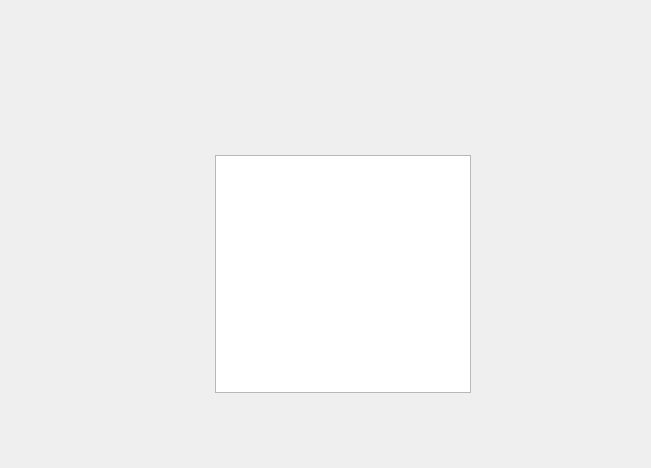
     <widget class="QWidget" name="page_basicSub">
      <layout class="QGridLayout" name="gridLayout_2">
       <property name="leftMargin">
        <number>0</number>
       </property>
       <property name="topMargin">
        <number>0</number>
       </property>
       <property name="rightMargin">
        <number>0</number>
       </property>
       <property name="bottomMargin">
        <number>0</number>
       </property>
       <property name="spacing">
        <number>0</number>
       </property>
       <item row="0" column="0">
        <widget class="QWidget" name="widget_bs" native="true">
         <layout class="QGridLayout" name="gridLayout_7">
          <property name="leftMargin">
           <number>0</number>
          </property>
          <property name="topMargin">
           <number>0</number>
          </property>
          <property name="rightMargin">
           <number>0</number>
          </property>
          <property name="bottomMargin">
           <number>0</number>
          </property>
          <property name="spacing">
           <number>0</number>
          </property>
          <item row="0" column="2" colspan="2">
           <spacer name="verticalSpacer_4">
            <property name="orientation">
             <enum>Qt::Vertical</enum>
            </property>
            <property name="sizeType">
             <enum>QSizePolicy::Fixed</enum>
            </property>
            <property name="sizeHint" stdset="0">
             <size>
              <width>20</width>
              <height>155</height>
             </size>
            </property>
           </spacer>
          </item>
          <item row="2" column="2" colspan="2">
           <spacer name="verticalSpacer_6">
            <property name="orientation">
             <enum>Qt::Vertical</enum>
            </property>
            <property name="sizeType">
             <enum>QSizePolicy::Fixed</enum>
            </property>
            <property name="sizeHint" stdset="0">
             <size>
              <width>20</width>
              <height>75</height>
             </size>
            </property>
           </spacer>
          </item>
          <item row="1" column="1">
           <widget class="QWidget" name="widget_bs_left" native="true">
            <property name="minimumSize">
             <size>
              <width>120</width>
              <height>0</height>
             </size>
            </property>
            <property name="maximumSize">
             <size>
              <width>120</width>
              <height>16777215</height>
             </size>
            </property>
            <layout class="QGridLayout" name="gridLayout_3">
             <property name="leftMargin">
              <number>0</number>
             </property>
             <property name="topMargin">
              <number>0</number>
             </property>
             <property name="rightMargin">
              <number>0</number>
             </property>
             <property name="bottomMargin">
              <number>0</number>
             </property>
             <property name="spacing">
              <number>0</number>
             </property>
             <item row="0" column="0">
              <widget class="QLabel" name="lab_title">
               <property name="minimumSize">
                <size>
                 <width>0</width>
                 <height>0</height>
                </size>
               </property>
               <property name="maximumSize">
                <size>
                 <width>16777215</width>
                 <height>16777215</height>
                </size>
               </property>
               <property name="font">
                <font>
                 <family>华文琥珀</family>
                 <pointsize>50</pointsize>
                 <bold>true</bold>
                </font>
               </property>
               <property name="layoutDirection">
                <enum>Qt::LeftToRight</enum>
               </property>
               <property name="autoFillBackground">
                <bool>false</bool>
               </property>
               <property name="text">
                <string/>
               </property>
               <property name="alignment">
                <set>Qt::AlignCenter</set>
               </property>
              </widget>
             </item>
             <item row="1" column="0">
              <spacer name="verticalSpacer_2">
               <property name="orientation">
                <enum>Qt::Vertical</enum>
               </property>
               <property name="sizeHint" stdset="0">
                <size>
                 <width>20</width>
                 <height>147</height>
                </size>
               </property>
              </spacer>
             </item>
            </layout>
           </widget>
          </item>
          <item row="1" column="0">
           <spacer name="horizontalSpacer_13">
            <property name="orientation">
             <enum>Qt::Horizontal</enum>
            </property>
            <property name="sizeType">
             <enum>QSizePolicy::Fixed</enum>
            </property>
            <property name="sizeHint" stdset="0">
             <size>
              <width>55</width>
              <height>20</height>
             </size>
            </property>
           </spacer>
          </item>
          <item row="1" column="2">
           <spacer name="horizontalSpacer_14">
            <property name="orientation">
             <enum>Qt::Horizontal</enum>
            </property>
            <property name="sizeType">
             <enum>QSizePolicy::Fixed</enum>
            </property>
            <property name="sizeHint" stdset="0">
             <size>
              <width>40</width>
              <height>20</height>
             </size>
            </property>
           </spacer>
          </item>
          <item row="1" column="4">
           <spacer name="horizontalSpacer_15">
            <property name="orientation">
             <enum>Qt::Horizontal</enum>
            </property>
            <property name="sizeType">
             <enum>QSizePolicy::Fixed</enum>
            </property>
            <property name="sizeHint" stdset="0">
             <size>
              <width>180</width>
              <height>20</height>
             </size>
            </property>
           </spacer>
          </item>
          <item row="1" column="3">
           <widget class="QTextBrowser" name="context_show">
            <property name="minimumSize">
             <size>
              <width>0</width>
              <height>0</height>
             </size>
            </property>
            <property name="font">
             <font>
              <family>宋体</family>
              <pointsize>28</pointsize>
              <bold>false</bold>
             </font>
            </property>
            <property name="verticalScrollBarPolicy">
             <enum>Qt::ScrollBarAlwaysOff</enum>
            </property>
            <property name="horizontalScrollBarPolicy">
             <enum>Qt::ScrollBarAlwaysOff</enum>
            </property>
            <property name="html">
             <string>&lt;!DOCTYPE HTML PUBLIC &quot;-//W3C//DTD HTML 4.0//EN&quot; &quot;http://www.w3.org/TR/REC-html40/strict.dtd&quot;&gt;
&lt;html&gt;&lt;head&gt;&lt;meta name=&quot;qrichtext&quot; content=&quot;1&quot; /&gt;&lt;meta charset=&quot;utf-8&quot; /&gt;&lt;style type=&quot;text/css&quot;&gt;
p, li { white-space: pre-wrap; }
hr { height: 1px; border-width: 0; }
li.unchecked::marker { content: &quot;\2610&quot;; }
li.checked::marker { content: &quot;\2612&quot;; }
&lt;/style&gt;&lt;/head&gt;&lt;body style=&quot; font-family:'宋体'; font-size:28pt; font-weight:400; font-style:normal;&quot;&gt;
&lt;p style=&quot;-qt-paragraph-type:empty; margin-top:0px; margin-bottom:0px; margin-left:0px; margin-right:0px; -qt-block-indent:0; text-indent:0px;&quot;&gt;&lt;br /&gt;&lt;/p&gt;&lt;/body&gt;&lt;/html&gt;</string>
            </property>
            <property name="acceptRichText">
             <bool>true</bool>
            </property>
           </widget>
          </item>
         </layout>
        </widget>
       </item>
      </layout>
     </widget>
